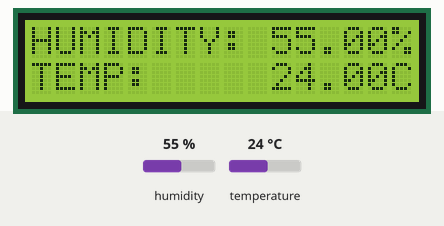
A sketch run on a simulated Arduino Uno, built with avr-gcc and run on an emulated ATmega328P. Parts: 16×2 character LCD. Inputs (shaded band) come from the test bench; at power-on: humidity 55 %, temperature 24 °C.

Above: at 1.2 s.
1.3 s: humidity set to 22 %
At 2.5 s:
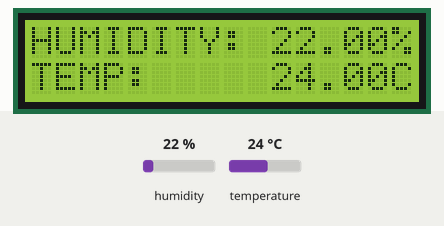
6.6 s: temperature set to 12 °C
At 8.8 s:
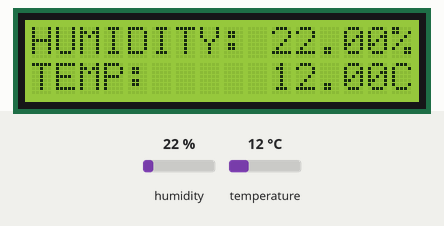
9.7 s: humidity set to 40 %
At 10.6 s:
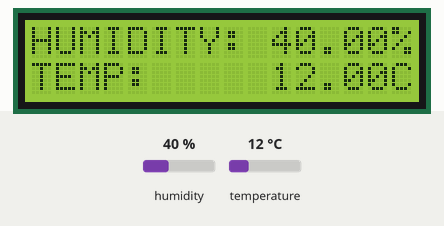
12.4 s: temperature set to 19 °C
At 15.1 s:
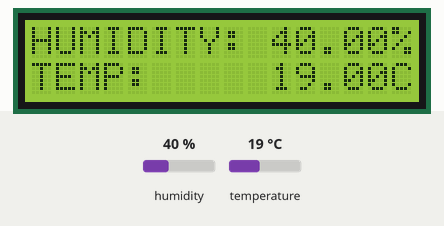
Timing chart, 0 to 16.6 s (numbered marks = the images above; inputs shaded):
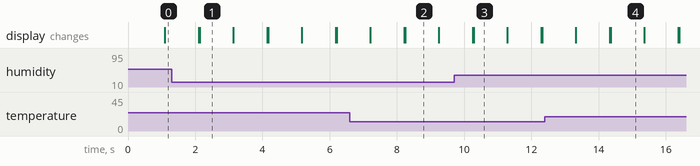

Measured:
- after the input at 1.3 s, the display: first differs from a run without the input after 0.83 s (image 1)
- after the input at 6.6 s, the display: first differs from a run without the input after 1.6 s (image 2)
- after the input at 9.7 s, the display: first differs from a run without the input after 0.58 s (image 3)
- after the input at 12.4 s, the display: first differs from a run without the input after 2.0 s (image 4)
- what the display in image 1 shows lasts 1.0 s, from 2.1 s to 3.1 s

The sketch:

humTempTracker.ino
```cpp
/*
 * Author: Jason Hillinger
 * Title: Humidity/Temperature tracker
 * This code makes use of the LCD screen and DHT11 to measure the humidity and temperature in the room.
 */
 #include "LiquidCrystal.h"
 #include "DHT.h"
 #define Type DHT11

 //DHT Variables//
 int dhtPin=2;
 double humidity, temp;

 //Object creation//
 LiquidCrystal lcd(7,8,9,10,11,12);
 DHT sensor(dhtPin,Type);

 int dt = 1000;  //Update time measured in miliseconds

 void setup() {
 lcd.begin(16,2);
 sensor.begin();
 }

 void loop() {
  //lcd.setCursor(0,0);
  humidity = sensor.readHumidity();  //reads humidity from DHT11
  temp = sensor.readTemperature();   //reads temperature (in celcius) from DHT11. NOTE put true as this functions parameter to enable fahrenheit.
  lcd.print("HUMIDITY: ");
  lcd.print(humidity);
  lcd.print("%");
  lcd.setCursor(0,1);
  lcd.print("TEMP:     ");
  lcd.print(temp);
  lcd.print("C");
  delay(dt);                         //This delay is to be used as a refresh rate.
  lcd.clear();
 }
```
